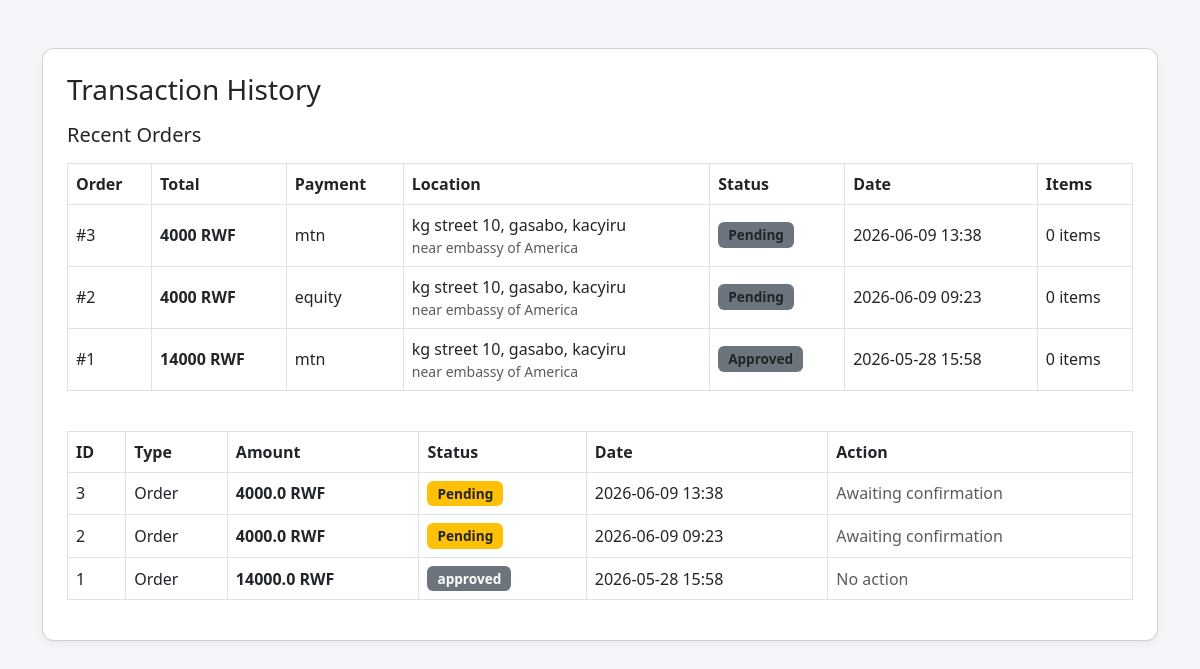
The app's page /transaction-history (signed in), older data.
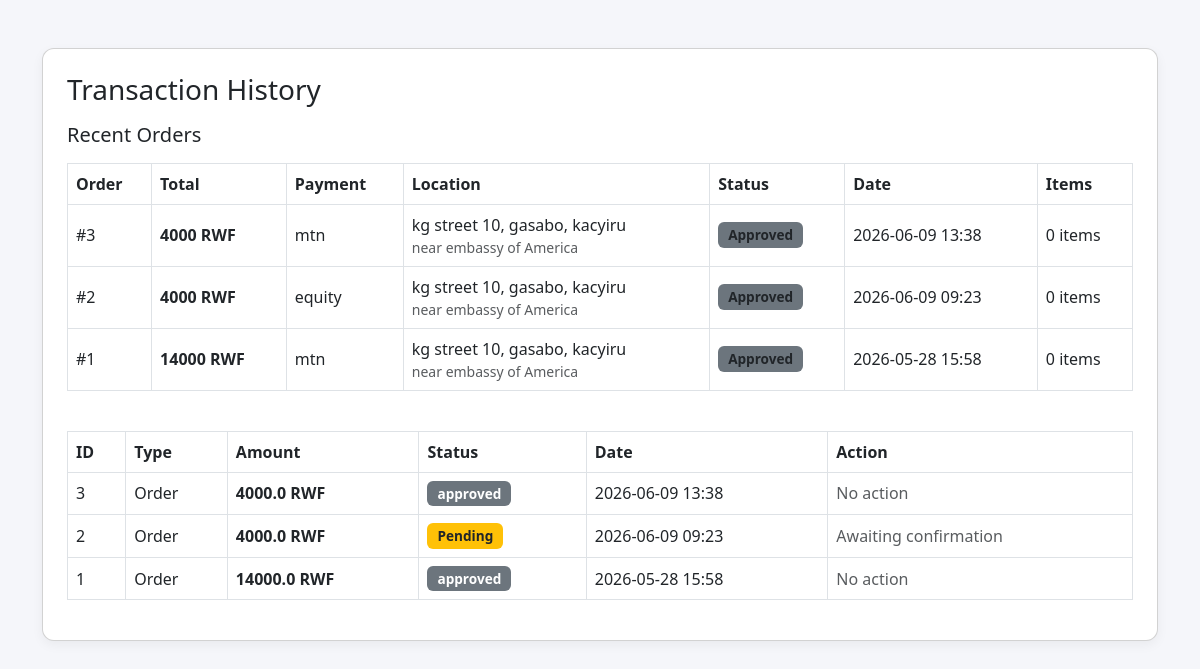
The same page, newer data.
### market/models.py (models this page shows, shortened)
class Order(db.Model):
    __tablename__ = 'orders'
    id             = db.Column(db.Integer, primary_key=True)
    user_id        = db.Column(db.Integer, db.ForeignKey('user.id'), nullable=False)
    total_price    = db.Column(db.Integer, nullable=False)
    payment_method = db.Column(db.String(20), nullable=False)
    sector         = db.Column(db.String(100), nullable=False)
    district       = db.Column(db.String(100), nullable=False)
    street         = db.Column(db.String(100), nullable=False)
    location_note  = db.Column(db.String(255), nullable=True)
    status         = db.Column(db.String(20), nullable=False, default='pending')  # pending | approved | completed | cancelled
    created_at     = db.Column(db.DateTime, nullable=False, default=lambda: datetime.now(timezone.utc))  # ✅ FIXED: utcnow() deprecated
    approved_at    = db.Column(db.DateTime)
    approver_id    = db.Column(db.Integer, db.ForeignKey('user.id'))
    user     = db.relationship('User', foreign_keys=[user_id],     backref='orders')
    approver = db.relationship('User', foreign_keys=[approver_id], backref='approved_orders')
    order_items = db.relationship('OrderItem', backref='order', lazy=True, cascade="all, delete-orphan")

class Transaction(db.Model):
    __tablename__ = 'transaction'
    id               = db.Column(db.Integer, primary_key=True)
    user_id          = db.Column(db.Integer, db.ForeignKey('user.id'), nullable=False)
    amount           = db.Column(db.Float, nullable=False)
    transaction_type = db.Column(db.String(50), nullable=False)
    status           = db.Column(db.String(20), default='pending')
    created_at       = db.Column(db.DateTime, default=lambda: datetime.now(timezone.utc))  # ✅ FIXED: utcnow() deprecated

### market/routes.py (the view)
@app.route('/transaction-history')
@login_required
def transaction_history():
    orders = Order.query.filter_by(user_id=current_user.id)\
        .order_by(Order.created_at.desc()).all()
    transactions = Transaction.query.filter_by(user_id=current_user.id)\
        .order_by(Transaction.created_at.desc()).all()
    return render_template(
        'transaction_history.html',
        orders=orders,
        transactions=transactions
    )

### market/models.py (called while the page is built)
@login_manager.user_loader
def load_user(user_id):
    return db.session.get(User, int(user_id))  # ✅ FIXED: replaced deprecated User.query.get()

### market/templates/transaction_history.html (shortened to what the changed rows need)
<!DOCTYPE html>
<html lang="en">
<head>
    <link href="https://cdn.jsdelivr.net/npm/bootstrap@5.3.0/dist/css/bootstrap.min.css" rel="stylesheet">
</head>
<body>
<div class="container mt-5">
    <div class="card p-4">
        {% if orders %}
            <div class="mb-4">
                <table class="table table-hover table-bordered align-middle">
                    <thead>
                        <tr>
                            <th>Order</th>
                            <th>Total</th>
                            <th>Payment</th>
                            <th>Location</th>
                            <th>Status</th>
                            <th>Date</th>
                            <th>Items</th>
                        </tr>
                    </thead>
                    <tbody>
                        {% for order in orders %}
                        <tr>
                            <td>#{{ order.id }}</td>
                            <td><strong>{{ order.total_price }} RWF</strong></td>
                            <td>{{ order.payment_method }}</td>
                            <td>
                                {{ order.street }}, {{ order.district }}, {{ order.sector }}
                                {% if order.location_note %}
                                <div class="text-muted small">{{ order.location_note }}</div>
                                {% endif %}
                            </td>
                            <td>
                                <span class="badge bg-secondary text-dark">
                                    {{ order.status|capitalize }}
                                </span>
                            </td>
                            <td>{{ order.created_at.strftime('%Y-%m-%d %H:%M') }}</td>
                            <td>{{ order.parsed_items|length }} item{{ 's' if order.parsed_items|length != 1 else '' }}</td>
                        </tr>
                        {% endfor %}
                    </tbody>
                </table>
            </div>
        {% endif %}
        <table class="table table-hover table-bordered align-middle">
            <thead>
                <tr>
                    <th>ID</th>
                    <th>Type</th>
                    <th>Amount</th>
                    <th>Status</th>
                    <th>Date</th>
                    <th>Action</th>
                </tr>
            </thead>
            <tbody>
                {% if transactions %}
                    {% for transaction in transactions %}
                    <tr>
                        <td>{{ transaction.id }}</td>
                        <td>
                            <span class="text-capitalize">
                                {{ transaction.transaction_type }}
                            </span>
                        </td>
                        <td>
                            <strong>{{ transaction.amount }} RWF</strong>
                        </td>
                        <td>
                            {% if transaction.status == 'pending' %}
                                <span class="badge bg-warning text-dark">Pending</span>
                            {% elif transaction.status == 'received' %}
                                <span class="badge bg-success">Received</span>
                            {% else %}
                                <span class="badge bg-secondary">
                                    {{ transaction.status }}
                                </span>
                            {% endif %}
                        </td>
                        <td>
                            {{ transaction.created_at.strftime('%Y-%m-%d %H:%M') }}
                        </td>
                        <td>
                            <span class="text-muted">
                                {% if transaction.status == 'pending' %}
                                    Awaiting confirmation
                                {% else %}
                                    No action
                                {% endif %}
                            </span>
                        </td>
                    </tr>
                    {% endfor %}
                {% else %}
                    <tr>
                        <td colspan="6" class="text-center text-muted">
                            No transactions found
                        </td>
                    </tr>
                {% endif %}
            </tbody>
        </table>
    </div>
</div>
</body>
</html>

Row changes from the older to the newer data that the page shows:
changed Order id 3: status "Pending" → "Approved"
changed Order "equity": status "Pending" → "Approved"
changed Transaction id 3: status (not shown) → "approved"; status "Pending Awaiting confirmation" → "No action"
